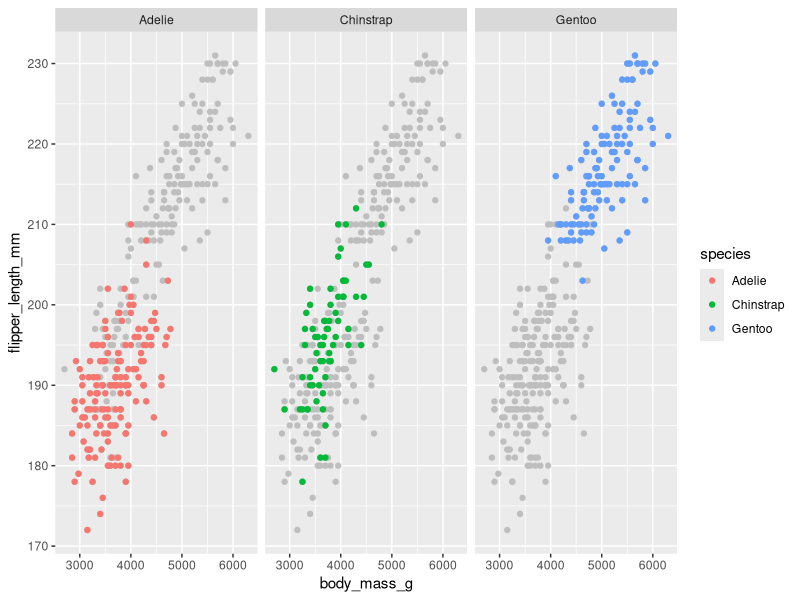

Write R code to recreate this figure.
# Plotting script for `Foundations of ggplot2`
# Faceted plot with all points (grey) and faceted points(color)

library(tidyverse)
library(palmerpenguins)

ggplot(penguins, aes(x = body_mass_g,
                     y = flipper_length_mm)) +
  geom_point(data = dplyr::select(penguins, -species), color = "grey") +
  geom_point(aes(color = species)) +
  facet_wrap(~species)